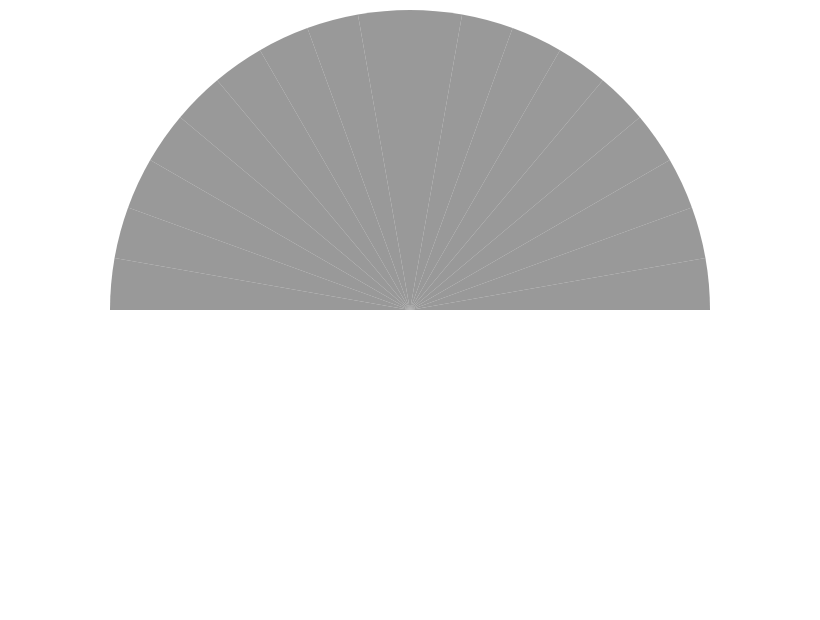

This figure's notebook cell:
### Code cell
float_start_circle = -np.pi*0.5
float_end_circle = np.pi*0.5

chart_test = alt.Chart(df_new).mark_arc(color='grey', opacity=0.8).encode(
    theta=alt.Theta('theta_rad:Q', scale=alt.Scale(type="linear", rangeMax=float_end_circle, rangeMin=float_start_circle)),
    theta2=alt.Theta2('theta_2_rad:Q'),
    
)

chart_test

### Figure 1 — Vega-Lite specification as saved in the notebook (floating-point values rounded to 4 significant figures)
{"config": {"view": {"continuousWidth": 400, "continuousHeight": 300}}, "data": {"name": "data-6a75a35fa4657f7379fe8119a5243b00"}, "mark": {"type": "arc", "color": "grey", "opacity": 0.8}, "encoding": {"theta": {"field": "theta_rad", "scale": {"rangeMax": 1.571, "rangeMin": -1.571, "type": "linear"}, "type": "quantitative"}, "theta2": {"field": "theta_2_rad"}}, "$schema": "https://vega.github.io/schema/vega-lite/v4.17.0.json", "datasets": {"data-6a75a35fa4657f7379fe8119a5243b00": [{"theta_deg": 10, "theta_2_deg": 0, "theta_rad": 0.1745, "theta_2_rad": 0.0}, {"theta_deg": 20, "theta_2_deg": 10, "theta_rad": 0.3491, "theta_2_rad": 0.1745}, {"theta_deg": 30, "theta_2_deg": 20, "theta_rad": 0.5236, "theta_2_rad": 0.3491}, {"theta_deg": 40, "theta_2_deg": 30, "theta_rad": 0.6981, "theta_2_rad": 0.5236}, {"theta_deg": 50, "theta_2_deg": 40, "theta_rad": 0.8727, "theta_2_rad": 0.6981}, {"theta_deg": 60, "theta_2_deg": 50, "theta_rad": 1.047, "theta_2_rad": 0.8727}, {"theta_deg": 70, "theta_2_deg": 60, "theta_rad": 1.222, "theta_2_rad": 1.047}, {"theta_deg": 80, "theta_2_deg": 70, "theta_rad": 1.396, "theta_2_rad": 1.222}, {"theta_deg": 90, "theta_2_deg": 80, "theta_rad": 1.571, "theta_2_rad": 1.396}, {"theta_deg": 100, "theta_2_deg": 90, "theta_rad": 1.745, "theta_2_rad": 1.571}, {"theta_deg": 110, "theta_2_deg": 100, "theta_rad": 1.92, "theta_2_rad": 1.745}, {"theta_deg": 120, "theta_2_deg": 110, "theta_rad": 2.094, "theta_2_rad": 1.92}, {"theta_deg": 130, "theta_2_deg": 120, "theta_rad": 2.269, "theta_2_rad": 2.094}, {"theta_deg": 140, "theta_2_deg": 130, "theta_rad": 2.443, "theta_2_rad": 2.269}, {"theta_deg": 150, "theta_2_deg": 140, "theta_rad": 2.618, "theta_2_rad": 2.443}, {"theta_deg": 160, "theta_2_deg": 150, "theta_rad": 2.793, "theta_2_rad": 2.618}, {"theta_deg": 170, "theta_2_deg": 160, "theta_rad": 2.967, "theta_2_rad": 2.793}, {"theta_deg": 180, "theta_2_deg": 170, "theta_rad": 3.142, "theta_2_rad": 2.967}]}}
